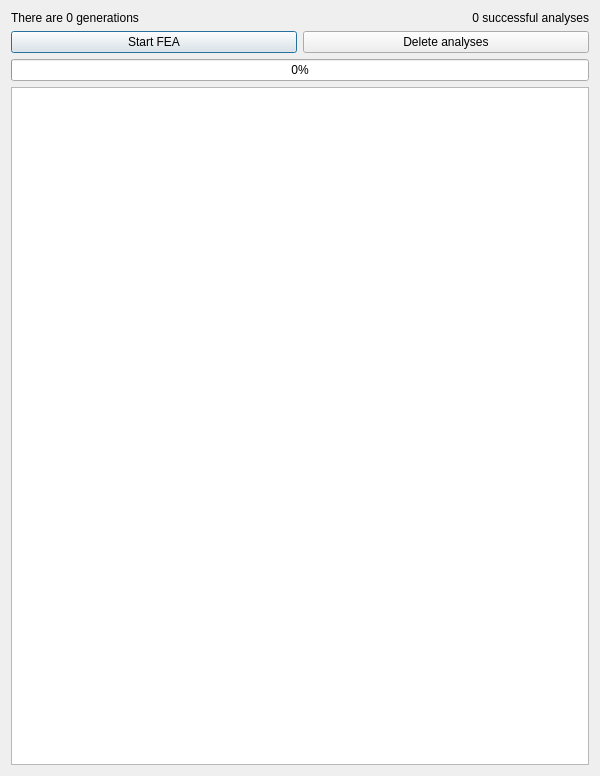
<?xml version="1.0" encoding="UTF-8"?>
<ui version="4.0">
 <class>Dialog</class>
 <widget class="QDialog" name="Dialog">
  <property name="geometry">
   <rect>
    <x>0</x>
    <y>0</y>
    <width>600</width>
    <height>776</height>
   </rect>
  </property>
  <property name="windowTitle">
   <string>Perform FEA</string>
  </property>
  <layout class="QVBoxLayout" name="verticalLayout">
   <item>
    <layout class="QHBoxLayout" name="horizontalLayout_4">
     <item>
      <widget class="QLabel" name="genCountLabel">
       <property name="text">
        <string>There are 0 generations</string>
       </property>
      </widget>
     </item>
     <item>
      <widget class="QLabel" name="analysedCountLabel">
       <property name="text">
        <string>0 successful analyses</string>
       </property>
       <property name="alignment">
        <set>Qt::AlignRight|Qt::AlignTrailing|Qt::AlignVCenter</set>
       </property>
      </widget>
     </item>
    </layout>
   </item>
   <item>
    <layout class="QHBoxLayout" name="horizontalLayout_3">
     <item>
      <widget class="QPushButton" name="startFEAButton">
       <property name="text">
        <string>Start FEA</string>
       </property>
      </widget>
     </item>
     <item>
      <widget class="QPushButton" name="deleteAnalyses">
       <property name="text">
        <string>Delete analyses</string>
       </property>
      </widget>
     </item>
    </layout>
   </item>
   <item>
    <widget class="QProgressBar" name="progressBar">
     <property name="value">
      <number>0</number>
     </property>
    </widget>
   </item>
   <item>
    <widget class="QTableView" name="tableView">
     <property name="minimumSize">
      <size>
       <width>0</width>
       <height>300</height>
      </size>
     </property>
    </widget>
   </item>
  </layout>
 </widget>
 <resources/>
 <connections/>
</ui>
